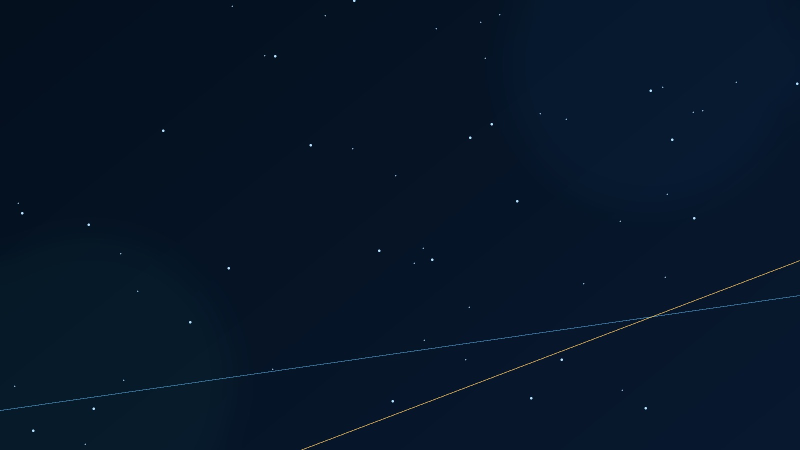
#> input picture assets/bg1.jpg, 1600 x 900 px (shown at 1/2 size)
$ python -i create_presentation_v8.py   (imports and definitions only)
#> lines starting #> are read from the running program, lines starting #| are printed output that depends on the picture
from pptx import Presentation
from pptx.util import Inches, Pt
from pptx.enum.shapes import MSO_SHAPE
from pptx.enum.text import PP_ALIGN, MSO_ANCHOR
from pptx.dml.color import RGBColor
from pptx.oxml.xmlchemy import OxmlElement
from pptx.oxml.ns import qn
from lxml import etree
from PIL import Image, ImageDraw, ImageEnhance
import os

OUT='output/چرا_به_قانون_نیاز_داریم_نسخه_۸_تیک‌تاک_کنفرانس.pptx'
# [1 line not run here, left out]
SW,SH=13.333,7.5
BLACK=(3,9,15); NAVY=(7,22,35); WHITE=(246,250,252); ICE=(198,231,245); GOLD=(245,185,66); MINT=(77,210,172); CORAL=(245,103,89); MUTED=(124,151,165)
FONT='Tahoma'; FA=str.maketrans('0123456789','۰۱۲۳۴۵۶۷۸۹')
src={'justice':f'{A}/hero_justice.png','school':f'{A}/hero_school_clean.png','city':f'{A}/hero_city_clean.png','traffic':f'{A}/traffic_3d.png','camp':f'{A}/camp_3d.png','constitution':f'{A}/constitution_3d.png'}

def prep(path,out,side='right'):
#> called with path = 'assets/bg1.jpg', out = 'out.png', side = 'right'
    im=Image.open(path).convert('RGB'); w,h=1920,1080; sc=max(w/im.width,h/im.height); im=im.resize((int(im.width*sc),int(im.height*sc)),Image.Resampling.LANCZOS); im=im.crop(((im.width-w)//2,(im.height-h)//2,(im.width+w)//2,(im.height+h)//2)); im=ImageEnhance.Contrast(im).enhance(1.08)
#> in prep, im is the input picture: PIL image 1600x900 RGB; mean R, G, B 6.5, 21.8, 40.2
#> after `sc = max(w / im.width, h / im.height)`: sc = 1.2
    ov=Image.new('RGBA',(w,h),(0,0,0,0)); d=ImageDraw.Draw(ov)
#> after `ov = Image.new('RGBA', (w, h), (0, 0, 0, 0))`: ov: PIL image 1920x1080 RGBA; every value is 0
    for x in range(w):
        t=x/(w-1); a=int(235*((1-t)**1.45 if side=='left' else t**1.45)); d.line((x,0,x,h),fill=(2,7,12,a))
    Image.alpha_composite(im.convert('RGBA'),ov).convert('RGB').save(out,'JPEG',quality=95,subsampling=0)
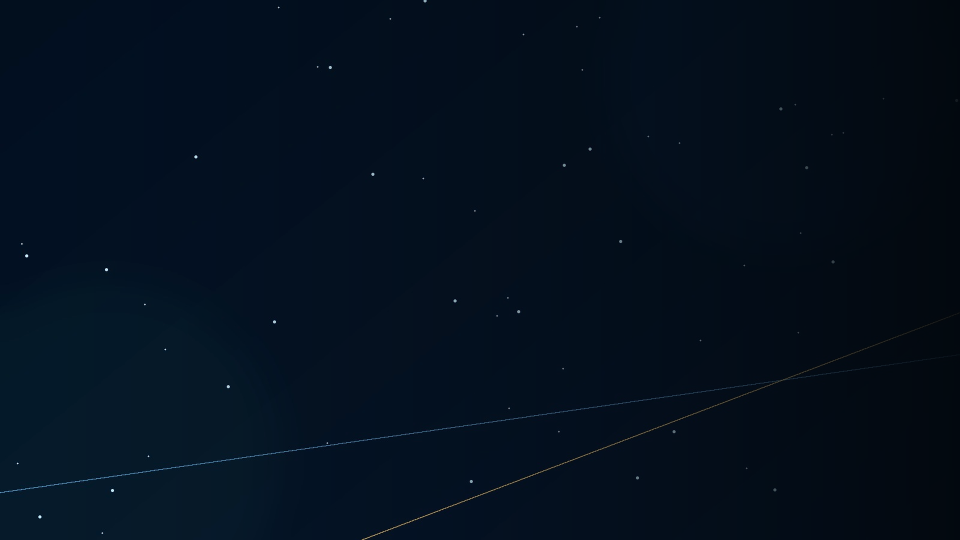
#> saved as out.png: PIL image 1920x1080 RGB (shown at 1/2 size); mean R, G, B 3.6, 15.7, 29.4
# [2 lines not run here, left out]

# [1 line that did not run here, left out]
def C(c): return RGBColor(*c)
# [6 lines left out: function name, not called in this run]

def rtl(p,center=False):
    p.alignment=PP_ALIGN.CENTER if center else PP_ALIGN.RIGHT; pr=p._p.get_or_add_pPr(); pr.set('rtl','1'); pr.set('algn','ctr' if center else 'r')
# [25 lines left out: functions txt, shadow, box, glass, not called in this run]

def chip(sl,x,y,w,label,accent=GOLD):
    box(sl,MSO_SHAPE.ROUNDED_RECTANGLE,x,y,w,.34,(11,34,49),accent,4,shadowed=True)
    txt(sl,x+.08,y+.03,w-.16,.25,label,9.5,accent,True,True)

def pic(sl,key,side='right',n='!!Scene'):
    p=sl.shapes.add_picture(f'{V}/{key}_{side}.jpg',0,0,width=prs.slide_width,height=prs.slide_height); name(p,n); return p

# [6 lines left out: function accent_for, not called in this run]

def base(n,label,title,image=None,side='right'):
    s=prs.slides.add_slide(blank); ac=accent_for(n)
    if image: pic(s,image,side)
    else: box(s,MSO_SHAPE.RECTANGLE,0,0,SW,SH,BLACK)
    # Editorial title strip; less repetitive than a full-width card.
    box(s,MSO_SHAPE.RECTANGLE,0,0,SW,1.42,BLACK,None,26,'!!TitleShade')
    dx=.28 if n%2==0 else 0
    chip(s,.68+dx,.29,1.75,label,ac)
    txt(s,.68+dx,.74,11.65-dx,.48,title,29,WHITE,True,False,False,'!!Title')
    box(s,MSO_SHAPE.RECTANGLE,.68+dx,1.3,1.45+.22*(n%3),.028,ac,None,0,'!!TitleRule')
    # TikTok-inspired travelling portal: one shape, new camera position on each slide.
    visual_left = (side=='right') if image else False
    px=(.18+.2*(n%3)) if visual_left else (10.95-.18*(n%3))
    py=2.0+.34*(n%4); ps=1.45+.22*(n%3)
    portal=box(s,MSO_SHAPE.OVAL,px,py,ps,ps,BLACK,ac,100,'!!Portal')
    portal.line.width=Pt(3.2)
    # Kinetic edge rail carries direction without object animations.
    rx=12.94 if n%2==0 else .30
    box(s,MSO_SHAPE.RECTANGLE,rx,1.72,.035,3.92,ac,None,0,'!!KineticRail')
    txt(s,12.05,.32,.48,.35,str(n).zfill(2).translate(FA),11,ac,True,True,'!!SlideNo')
    footer(s,n)
    return s

# [20 lines left out: functions footer, headline, metric, not called in this run]

# 1 cover — ultra clean
# [1 line that did not run here, left out]
box(s,MSO_SHAPE.RECTANGLE,.7,.62,.045,5.9,GOLD,n='!!Rail')
txt(s,1.0,.72,5.7,.28,'درس ۳ • مطالعات اجتماعی پایه هفتم',10.5,GOLD,True)
txt(s,.98,1.48,5.8,1.42,'چرا به قانون\nنیاز داریم؟',37,WHITE,True,False,False,'!!Hero')
txt(s,1.0,3.25,5.35,.65,'مسیرِ نظم، امنیت و عدالت',19,ICE)
box(s,MSO_SHAPE.RECTANGLE,1.0,4.12,4.65,.02,(86,112,126))
txt(s,1.0,4.45,5.15,.65,'گروه ۶ • کلاس ۷/۳\nامین کریم‌پور · عزیزی · طاها عابدی‌فر · گله‌دار · محمدرضا فولادی',11.5,WHITE)
footer(s,1)
# 2 book-like chapter menu — roadmap without presenter names
# [1 line that did not run here, left out]
# [1 line not run here, left out]
chapters=[('۱','آغاز و مسئله','اسلایدهای ۱ تا ۳',GOLD),('۲','چرا به قانون نیاز داریم؟','اسلایدهای ۴ تا ۹',MINT),('۳','قانون در زندگی روزمره','اسلایدهای ۱۰ تا ۱۳',CORAL),('۴','حق، تکلیف و چارچوب کشور','اسلایدهای ۱۴ تا ۱۶',(178,135,245)),('۵','مرور و جمع‌بندی','اسلایدهای ۱۷ و ۱۸',GOLD)]
# [6 lines not run here, left out]
# 3 social life
# [1 line that did not run here, left out]
# [2 lines not run here, left out]
# 4 boundary freedom
# [1 line that did not run here, left out]
# [6 lines not run here, left out]
# 5 compare
# [1 line that did not run here, left out]
# [3 lines not run here, left out]
# 6 four reasons, simple numbered list
# [1 line that did not run here, left out]
# [2 lines not run here, left out]
items=[('۱','حفظ حقوق افراد'),('۲','برقراری نظم و امنیت'),('۳','رشد مسئولیت‌پذیری'),('۴','حل عادلانهٔ اختلاف')]
# [2 lines not run here, left out]
# 7 rights protection
# [1 line that did not run here, left out]
# [2 lines not run here, left out]
# 8 traffic
# [1 line that did not run here, left out]
# [3 lines not run here, left out]
# 9 responsibility + court
# [1 line that did not run here, left out]
# [2 lines not run here, left out]
# 10 public property
# [1 line that did not run here, left out]
# [1 line not run here, left out]
# 11 camp intro
# [1 line that did not run here, left out]
# [1 line not run here, left out]
# 12 camp rules
# [1 line that did not run here, left out]
# [2 lines not run here, left out]
rules=[('وسایل','جای مشخص و تحویل سالم'),('استراحت','خاموشی و سکوت'),('آتش','محل مجاز و حضور مسئول'),('غذا','صف و سهم برابر'),('گروه','نقش روشن و همکاری')]
# [2 lines not run here, left out]
# 13 ethics
# [1 line that did not run here, left out]
# [3 lines not run here, left out]
# 14 constitution
# [1 line that did not run here, left out]
# [3 lines not run here, left out]
# 15 right duty
# [1 line that did not run here, left out]
# [4 lines not run here, left out]
# 16 decision framework
# [1 line that did not run here, left out]
# [2 lines not run here, left out]
questions=[('۱','آیا کسی آسیب می‌بیند؟'),('۲','اگر همه انجام دهند چه می‌شود؟'),('۳','آیا پیامدش را می‌پذیرم؟')]
# [2 lines not run here, left out]
# 17 review — Karim easy
# [1 line that did not run here, left out]
# [11 lines not run here, left out]

# TikTok/conference motion system: one visual language, no in-slide animations.
P159='http://schemas.microsoft.com/office/powerpoint/2015/09/main'
# [12 lines not run here, left out]
# [1 line that did not run here, left out]
# [1 line that did not run here, left out]
# [1 line that did not run here, left out]
# [1 line that did not run here, left out]
# [1 line not run here, left out]

>>> result = prep('assets/bg1.jpg', 'out.png')
